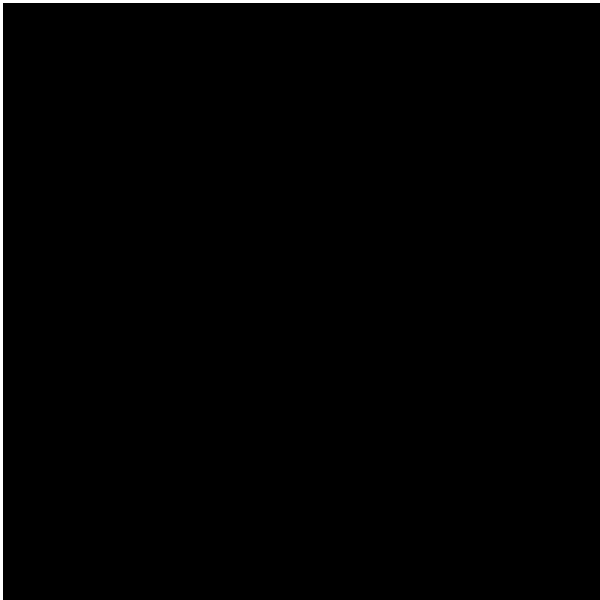
Frame 1 (no input)
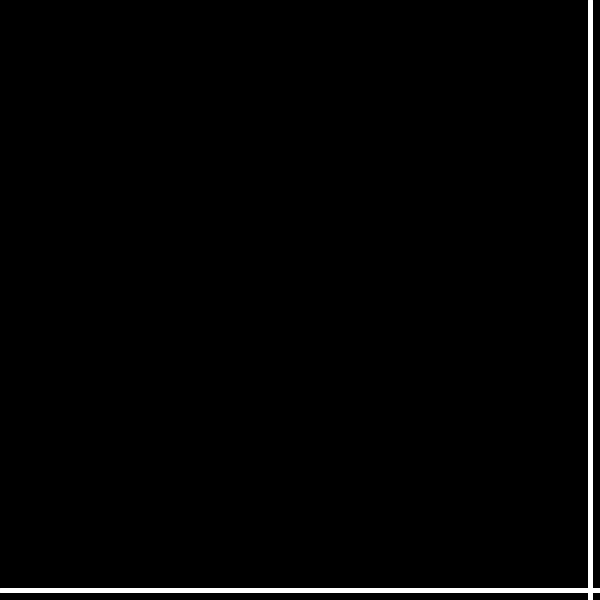
Frame 60 (the mouse pressed at the canvas centre just before this capture)
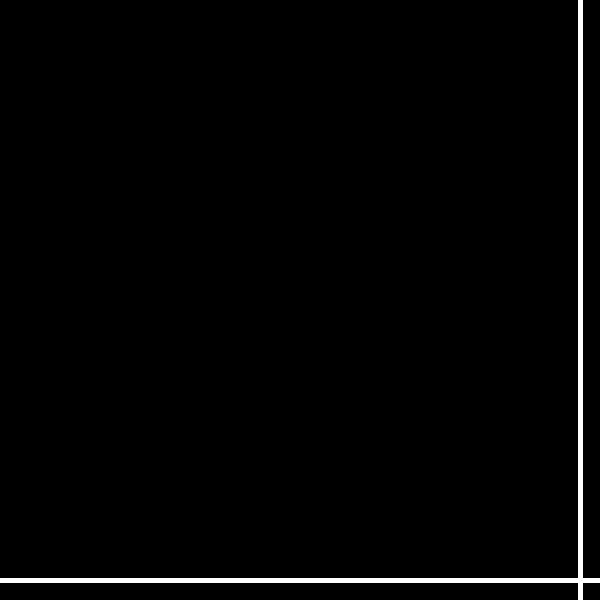
Frame 120 (the mouse held since frame 60 and released just before this capture)

The Processing sketch that drew these frames (run headless with seeded random() and noise(); from frame 60 on, the mouse is pressed at the canvas centre):

// Processing sketch: string_line
// ── string_line.pde
float x,y;
void setup()
{
  size(600, 600);
  loadData();
}

void draw()
{
  background(0);
  stroke(255);
  strokeWeight(5);
  line(x, 0, x, height);
  line(0,y,width,y);
  y = y+10;

  x = x+10;
  if (x>width)
  {
    x = 0;
  }
  if(y>height)
  {y=0;
  }
}
 
 void loadData()
 
 {println("this way");
 delay(100);
 }
